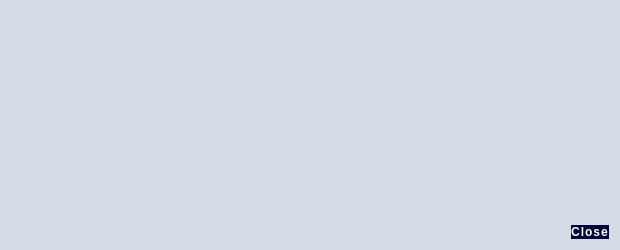
<?xml version="1.0" encoding="UTF-8"?>
<ui version="4.0">
 <class>TransactionDescDialog</class>
 <widget class="QDialog" name="TransactionDescDialog">
  <property name="geometry">
   <rect>
    <x>0</x>
    <y>0</y>
    <width>620</width>
    <height>250</height>
   </rect>
  </property>
  <property name="windowTitle">
   <string notr="true">Transaction details</string>
  </property>
  <property name="styleSheet">
   <string notr="true">QDialog#TransactionDescDialog {
background-color: #D6DCE5;
}
QPushButton {
	/* Global Button Style */
	background-color: #00023B;
	background-repeat: no-repeat;
    background-size: 1000% 1000%;
 	padding: 0.85em 2em;
	font-family: &quot;Montserrat&quot;;
	letter-spacing: 1px;
	border: 0;
	color: #ffffff;
	font-size: 12px;
	font-weight: bold;
	border-radius: 19px;
	text-transform: uppercase;
}
QPushButton:hover {
	/*background-color: #202677;*/
	color : #BC8F3A;
	
}
QPushButton:focus {
	border: none;
	outline: none;
}
QPushButton:pressed {
	border: 1px solid #333;
}
QTextEdit#detailText {
background-color: transparent;
color: #000;
border:0;
}</string>
  </property>
  <layout class="QVBoxLayout" name="verticalLayout">
   <item>
    <widget class="QTextEdit" name="detailText">
     <property name="toolTip">
      <string>This pane shows a detailed description of the transaction</string>
     </property>
     <property name="readOnly">
      <bool>true</bool>
     </property>
    </widget>
   </item>
   <item>
    <widget class="QDialogButtonBox" name="buttonBox">
     <property name="orientation">
      <enum>Qt::Horizontal</enum>
     </property>
     <property name="standardButtons">
      <set>QDialogButtonBox::Close</set>
     </property>
    </widget>
   </item>
  </layout>
 </widget>
 <resources/>
 <connections>
  <connection>
   <sender>buttonBox</sender>
   <signal>accepted()</signal>
   <receiver>TransactionDescDialog</receiver>
   <slot>accept()</slot>
   <hints>
    <hint type="sourcelabel">
     <x>20</x>
     <y>20</y>
    </hint>
    <hint type="destinationlabel">
     <x>20</x>
     <y>20</y>
    </hint>
   </hints>
  </connection>
  <connection>
   <sender>buttonBox</sender>
   <signal>rejected()</signal>
   <receiver>TransactionDescDialog</receiver>
   <slot>reject()</slot>
   <hints>
    <hint type="sourcelabel">
     <x>20</x>
     <y>20</y>
    </hint>
    <hint type="destinationlabel">
     <x>20</x>
     <y>20</y>
    </hint>
   </hints>
  </connection>
 </connections>
</ui>
